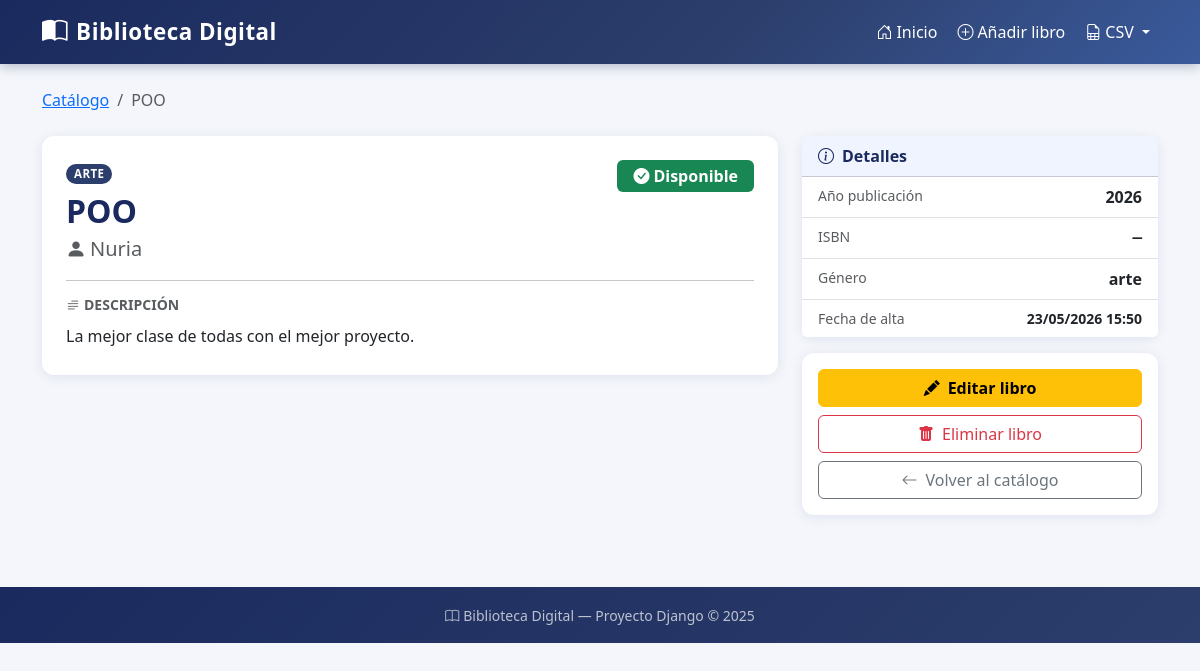
Page /libro/3/ on the committed database.
### biblioteca/models.py (models this page shows, shortened)
class Libro(models.Model):
    GENEROS = [
        ('ficcion', 'Ficción'),
        ('no_ficcion', 'No Ficción'),
        ('ciencia', 'Ciencia'),
        ('historia', 'Historia'),
        ('biografia', 'Biografía'),
        ('fantasia', 'Fantasía'),
        ('terror', 'Terror'),
        ('romance', 'Romance'),
        ('infantil', 'Infantil'),
        ('otro', 'Otro'),
    ]
    titulo = models.CharField(max_length=200)
    autor = models.CharField(max_length=150)
    descripcion = models.TextField(blank=True, default='')
    genero = models.CharField(max_length=50, choices=GENEROS, default='otro')
    anio_publicacion = models.IntegerField(null=True, blank=True)
    isbn = models.CharField(max_length=20, blank=True, default='')
    disponible = models.BooleanField(default=True)
    fecha_creacion = models.DateTimeField(auto_now_add=True)
    class Meta:
        ordering = ['-fecha_creacion']
        verbose_name = 'Libro'
        verbose_name_plural = 'Libros'

### biblioteca/views.py (the view)
# urls.py: path('libro/<int:pk>/', views.libro_detail, name='libro_detail'),
def libro_detail(request, pk):
    libro = get_object_or_404(Libro, pk=pk)
    return render(request, 'biblioteca/libro_detail.html', {'libro': libro})

### biblioteca/templates/biblioteca/libro_detail.html (shortened to what this page needs)
{% extends 'biblioteca/base.html' %}
{% block content %}
<nav aria-label="breadcrumb" class="mb-4">
    <ol class="breadcrumb">
        <li class="breadcrumb-item"><a href="{% url 'libro_list' %}">Catálogo</a></li>
        <li class="breadcrumb-item active">{{ libro.titulo|truncatechars:40 }}</li>
    </ol>
</nav>
<div class="row g-4">
    <div class="col-lg-8">
        <div class="card">
            <div class="card-body p-4">
                <div class="d-flex justify-content-between align-items-start mb-3">
                    <div>
                        <span class="badge bg-primary badge-genero mb-2">{{ libro.get_genero_display }}</span>
                        <h2 class="fw-bold mb-1" style="color:#1a2a5e;">{{ libro.titulo }}</h2>
                        <p class="text-muted fs-5 mb-0">
                            <i class="bi bi-person-fill me-1"></i>{{ libro.autor }}
                        </p>
                    </div>
                    {% if libro.disponible %}
                    <span class="badge bg-success fs-6 px-3 py-2">
                        <i class="bi bi-check-circle-fill me-1"></i>Disponible
                    </span>
                    {% else %}
                    <span class="badge bg-danger fs-6 px-3 py-2">
                        <i class="bi bi-x-circle-fill me-1"></i>No disponible
                    </span>
                    {% endif %}
                </div>
                <hr>
                <h6 class="fw-semibold text-muted text-uppercase small mb-2">
                    <i class="bi bi-text-paragraph me-1"></i>Descripción
                </h6>
                {% if libro.descripcion %}
                <p class="mb-0" style="line-height:1.8;">{{ libro.descripcion }}</p>
                {% else %}
                <p class="text-muted fst-italic mb-0">Este libro no tiene descripción.</p>
                {% endif %}
            </div>
        </div>
    </div>
    <div class="col-lg-4">
        <div class="card mb-3">
            <div class="card-header fw-semibold" style="background:#f0f4ff; color:#1a2a5e;">
                <i class="bi bi-info-circle me-2"></i>Detalles
            </div>
            <ul class="list-group list-group-flush">
                <li class="list-group-item d-flex justify-content-between">
                    <span class="text-muted small">Año publicación</span>
                    <span class="fw-semibold">{{ libro.anio_publicacion|default:"—" }}</span>
                </li>
                <li class="list-group-item d-flex justify-content-between">
                    <span class="text-muted small">ISBN</span>
                    <span class="fw-semibold font-monospace">{{ libro.isbn|default:"—" }}</span>
                </li>
                <li class="list-group-item d-flex justify-content-between">
                    <span class="text-muted small">Género</span>
                    <span class="fw-semibold">{{ libro.get_genero_display }}</span>
                </li>
                <li class="list-group-item d-flex justify-content-between">
                    <span class="text-muted small">Fecha de alta</span>
                    <span class="fw-semibold small">{{ libro.fecha_creacion|date:"d/m/Y H:i" }}</span>
                </li>
            </ul>
        </div>
        <div class="card">
            <div class="card-body d-grid gap-2">
                <a href="{% url 'libro_edit' libro.pk %}" class="btn btn-warning fw-semibold">
                    <i class="bi bi-pencil-fill me-2"></i>Editar libro
                </a>
                <a href="{% url 'libro_delete' libro.pk %}" class="btn btn-outline-danger">
                    <i class="bi bi-trash-fill me-2"></i>Eliminar libro
                </a>
                <a href="{% url 'libro_list' %}" class="btn btn-outline-secondary">
                    <i class="bi bi-arrow-left me-2"></i>Volver al catálogo
                </a>
            </div>
        </div>
    </div>
</div>
{% endblock %}

### biblioteca/templates/biblioteca/base.html (style rules this page uses)
:root { --bs-primary: #2c3e6b; --bs-primary-rgb: 44, 62, 107; }
body { background-color: #f4f6fb; font-family: 'Segoe UI', system-ui, sans-serif; }
.card { border: none; border-radius: 12px; box-shadow: 0 2px 12px rgba(44,62,107,.10); transition: transform .18s, box-shadow .18s; }
.badge-genero { font-size: .72rem; font-weight: 600; padding: .35em .7em; border-radius: 20px; text-transform: uppercase; letter-spacing: .4px; }

### rows in the picture
Libro: titulo "POO", genero "ARTE", autor "Nuria", descripcion "La mejor clase de todas con el mejor proyecto.", anio_publicacion "2026", isbn "—", genero "arte", fecha_creacion "23/05/2026 15:50"
